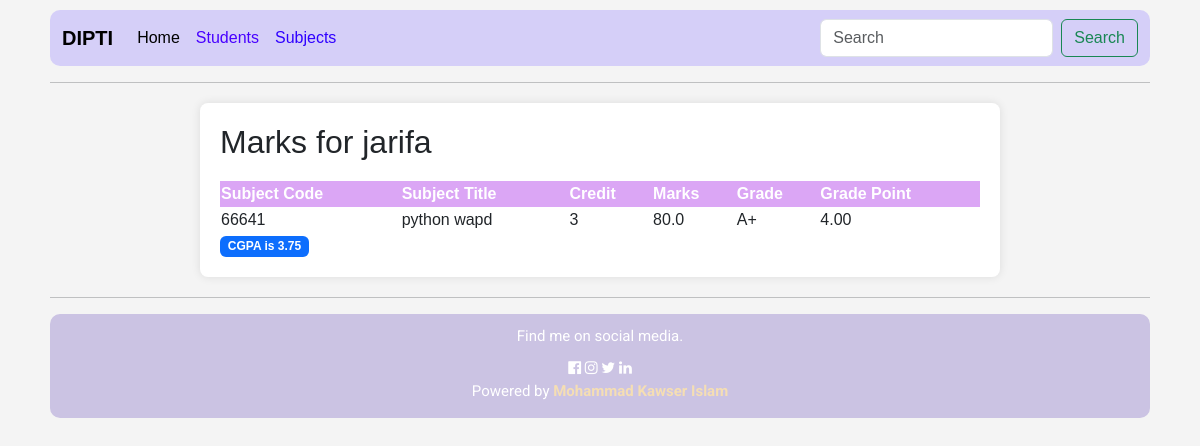
The page /viewMarksPage/3 on the database its author committed.
### result_app/models.py (models this page shows, shortened)
class studentModel(models.Model):
    StudentName=models.CharField(max_length=120,null=True)
    Age=models.FloatField()
    roll = models.IntegerField(blank=True, null=True)
    Subjects=models.ManyToManyField(SubjectModel)

class MarkModel(models.Model):
    student = models.ForeignKey(studentModel, on_delete=models.CASCADE, related_name='student_marksheet')
    subject = models.ForeignKey(SubjectModel, on_delete=models.CASCADE)
    marks = models.FloatField()

class SubjectModel(models.Model):
    SubjectName=models.CharField(max_length=120)
    SubjectCode=models.CharField(max_length=120)
    Credit=models.CharField(max_length=120)

### result_app/views.py (the view)
# urls.py: path('viewMarksPage/<str:student_id>', viewMarksPage,name='viewMarksPage'),
def viewMarksPage(request, student_id):
    student = studentModel.objects.get(pk=student_id)
    marks = MarkModel.objects.filter(student=student)
    total_credit = 0
    total_grade_point = 0
    for mark in marks:
        subject_credit = int(mark.subject.Credit)
        if mark.marks >= 40:
            if mark.marks >= 75:
                grade_point = 3.75
            elif mark.marks >= 70:
                grade_point = 3.50
            elif mark.marks >= 65:
                grade_point = 3.25
            elif mark.marks >= 60:
                grade_point = 3.00
            elif mark.marks >= 55:
                grade_point = 2.75
            elif mark.marks >= 50:
                grade_point = 2.50
            elif mark.marks >= 45:
                grade_point = 2.25
            else:
                grade_point = 2.00
            total_credit += subject_credit
            total_grade_point += subject_credit * grade_point
            cgpa=total_grade_point/total_credit
    context = {
        'student': student,
        'marks': marks,
        'total_credit': total_credit,
        'total_grade_point': total_grade_point,
        'cgpa':cgpa,
    }
    return render(request, 'viewMarksPage.html', context)

### templates/viewMarksPage.html (shortened to what this page needs)
{% extends "base.html" %}
{% block body_content %}
<!DOCTYPE html>
<html lang="en">
<head>
</head>
<body>
<div class="container">
    <h2>Marks for {{ student.StudentName }}</h2>
    <table>
        <thead>
            <tr>
                <th>Subject Code</th>
                <th>Subject Title</th>
                <th>Credit</th>
                <th>Marks</th>
                <th>Grade</th>
                <th>Grade Point</th>
            </tr>
        </thead>
        <tbody>
            {% for mark in marks.all %}
                <tr>
                    <td>{{ mark.subject.SubjectCode }}</td>
                    <td>{{ mark.subject.SubjectName }}</td>
                    <td>{{ mark.subject.Credit }}</td>
                    <td>{{ mark.marks }}</td>
                    <td>
                        {% if mark.marks >= 80 %}
                            A+
                        {% elif mark.marks >= 75 %}
                            A
                        {% elif mark.marks >= 70 %}
                            A-
                        {% elif mark.marks >= 65 %}
                            B+
                        {% elif mark.marks >= 60 %}
                            B
                        {% elif mark.marks >= 55 %}
                            B-
                        {% elif mark.marks >= 50 %}
                            C+
                        {% elif mark.marks >= 45 %}
                            C
                        {% elif mark.marks >= 40 %}
                            D
                        {% else %}
                            F
                        {% endif %}
                    </td>
                    <td>
                        {% if mark.marks >= 80 %}
                            4.00
                        {% elif mark.marks >= 75 %}
                            3.75
                        {% elif mark.marks >= 70 %}
                            3.50
                        {% elif mark.marks >= 65 %}
                            3.25
                        {% elif mark.marks >= 60 %}
                            3.00
                        {% elif mark.marks >= 55 %}
                            2.75
                        {% elif mark.marks >= 50 %}
                            2.50
                        {% elif mark.marks >= 45 %}
                            2.25
                        {% elif mark.marks >= 40 %}
                            2.00
                        {% else %}
                            0.00
                        {% endif %}
                    </td>
                </tr>
            {% endfor %}
        </tbody>
    </table>
    <span class="badge text-bg-primary" >CGPA is {{cgpa}}</span>
</div>
</body>
</html>
{% endblock %}

### templates/viewMarksPage.html (style rules this page uses)
body { font-family: Arial, sans-serif; background-color: #f4f4f4; margin: 0; padding: 0; }
.container { max-width: 800px; margin: 20px auto; background-color: #fff; padding: 20px; border-radius: 8px; box-shadow: 0 0 10px rgba(0, 0, 0, 0.1); }
table { width: 100%; border-collapse: collapse; margin-top: 20px; }
th { background-color: #dba6f5; color: white; }

### rows shown on the page
studentModel: StudentName "jarifa"
MarkModel: subject.SubjectCode "66641", subject.SubjectName "python wapd", subject.Credit "3", marks "80.0", shows "A+", shows "4.00"

### other values the page prints
{{ cgpa }} "3.75"
